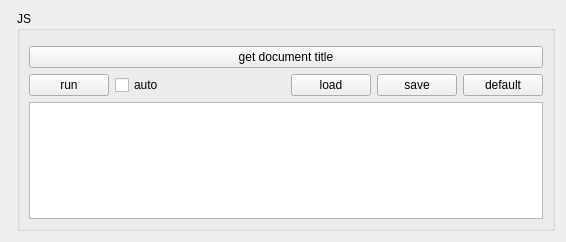
<?xml version="1.0" encoding="UTF-8"?>
<ui version="4.0">
 <class>MainBox</class>
 <widget class="QWidget" name="MainBox">
  <property name="geometry">
   <rect>
    <x>0</x>
    <y>0</y>
    <width>566</width>
    <height>242</height>
   </rect>
  </property>
  <property name="windowTitle">
   <string>Dialog</string>
  </property>
  <layout class="QHBoxLayout" name="horizontalLayout_2">
   <item>
    <widget class="MyBrowser" name="browser_widget" native="true"/>
   </item>
   <item>
    <layout class="QVBoxLayout" name="m_layout"/>
   </item>
   <item>
    <widget class="QGroupBox" name="groupBox_js">
     <property name="title">
      <string>JS</string>
     </property>
     <layout class="QVBoxLayout" name="verticalLayout_2">
      <item>
       <widget class="MultiEdit" name="multiedit_widget" native="true"/>
      </item>
      <item>
       <widget class="QPushButton" name="btn_get_document_title">
        <property name="text">
         <string>get document title</string>
        </property>
       </widget>
      </item>
      <item>
       <layout class="QHBoxLayout" name="horizontalLayout_3">
        <item>
         <widget class="QPushButton" name="btn_run_js">
          <property name="text">
           <string>run</string>
          </property>
         </widget>
        </item>
        <item>
         <widget class="QCheckBox" name="cb_auto_js">
          <property name="text">
           <string>auto</string>
          </property>
         </widget>
        </item>
        <item>
         <spacer name="horizontalSpacer">
          <property name="orientation">
           <enum>Qt::Horizontal</enum>
          </property>
          <property name="sizeHint" stdset="0">
           <size>
            <width>40</width>
            <height>20</height>
           </size>
          </property>
         </spacer>
        </item>
        <item>
         <widget class="QPushButton" name="btn_load_js">
          <property name="text">
           <string>load</string>
          </property>
         </widget>
        </item>
        <item>
         <widget class="QPushButton" name="btn_save_js">
          <property name="text">
           <string>save</string>
          </property>
         </widget>
        </item>
        <item>
         <widget class="QPushButton" name="btn_default_js">
          <property name="text">
           <string>default</string>
          </property>
         </widget>
        </item>
       </layout>
      </item>
      <item>
       <widget class="CodeEditor" name="te_js"/>
      </item>
     </layout>
    </widget>
   </item>
  </layout>
 </widget>
 <customwidgets>
  <customwidget>
   <class>CodeEditor</class>
   <extends>QTextEdit</extends>
   <header>codeeditor.hpp</header>
  </customwidget>
  <customwidget>
   <class>MultiEdit</class>
   <extends>QWidget</extends>
   <header>multiedit.hpp</header>
   <container>1</container>
  </customwidget>
  <customwidget>
   <class>MyBrowser</class>
   <extends>QWidget</extends>
   <header>mybrowser.hpp</header>
   <container>1</container>
  </customwidget>
 </customwidgets>
 <tabstops>
  <tabstop>btn_get_document_title</tabstop>
  <tabstop>btn_run_js</tabstop>
  <tabstop>te_js</tabstop>
  <tabstop>cb_auto_js</tabstop>
  <tabstop>btn_load_js</tabstop>
  <tabstop>btn_save_js</tabstop>
  <tabstop>btn_default_js</tabstop>
 </tabstops>
 <resources/>
 <connections/>
</ui>
